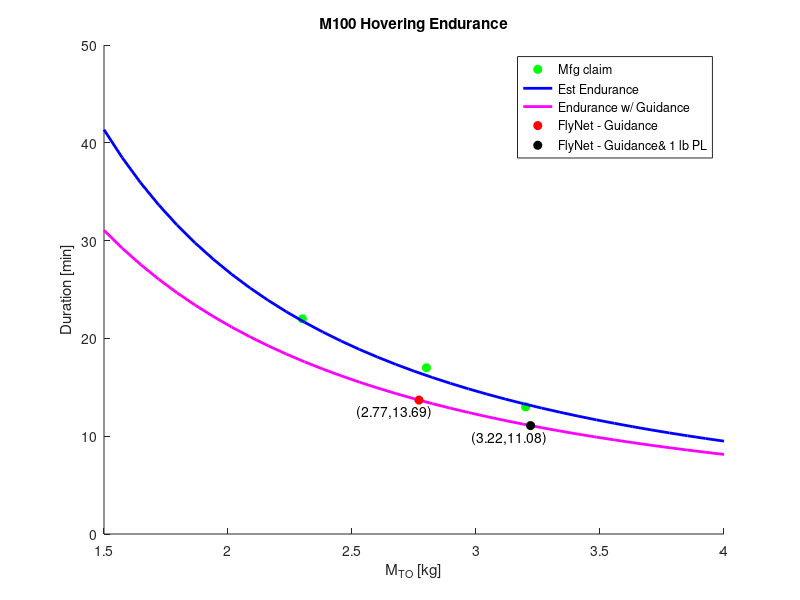
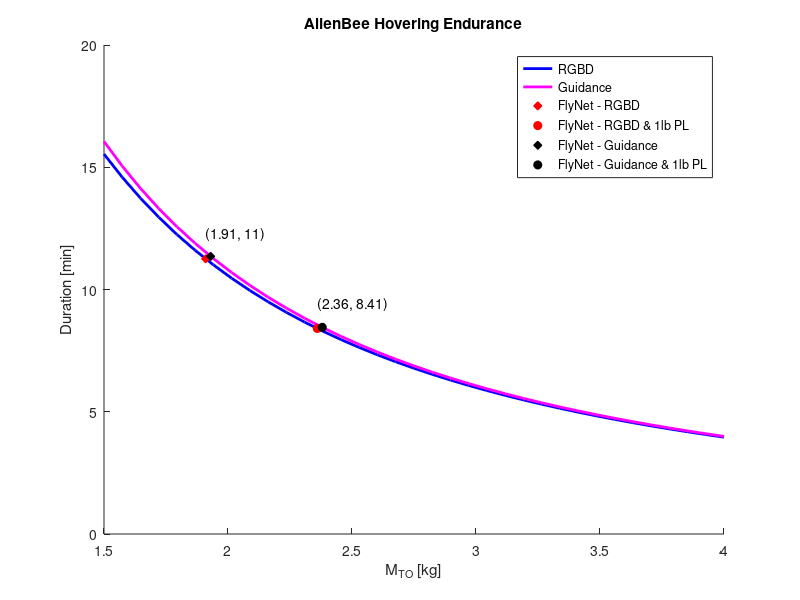

MATLAB code for these plots, in order:

clear all; close all; clc

%% DJI - Matrice 100
%m              % quad mass     [kg]
g = 9.81;       % grav accel    [m/s/s]
r = .1651;      % prop radius   [m] .11938
V = 22.2;       % batt voltage  [V]  14.8
rho0 = 1.225;    % air density   [kg/m3]
rho = 0.98;
eta = .85;      % trans efficiency
batt = 4500;    % batt rating   [mAh] 
I_extra = 1394;     % current used by elec [mA]
MaxI = 20;

m = linspace(1.5,4,35);

Curr0 = @(M) 4*(1/eta).*(M.*g).^(3/2)./(4*r*V*sqrt(2*pi*rho0));
Curr = @(M) 4*(1/eta).*(M.*g).^(3/2)./(4*r*V*sqrt(2*pi*rho));
EstTime = @(i) (batt/1000)./i.*60;

% endurance based on motors
I = Curr0(m);
t = EstTime(I);
% endurance with extra guidance/odroid
I2 = Curr(m)+I_extra/1000;
t2 = EstTime(I2);
% flynet point
fly = EstTime(Curr(2.77)+I_extra/1000);
fly_1lb = EstTime(Curr(3.22)+I_extra/1000);
str1 = sprintf('(2.77,%2.2f)',fly);
str2 = sprintf('(3.22,%2.2f)',fly_1lb);

A = [2.3 22; 2.8 17; 3.2 13];
figure(1)
hold on
plot(A(:,1),A(:,2),'go','MarkerFaceColor','g');
plot(m,t,'b','LineWidth',2);
plot(m,t2,'m','LineWidth',2);
plot(2.77,fly,'ro','MarkerFaceColor','r');
text(2.52,fly-1.25,str1,'rotation',0);
plot(3.22,fly_1lb,'ko','MarkerFaceColor','k');
text(2.98,fly_1lb-1.25,str2,'rotation',0);
xlabel('M_T_O [kg]'); ylabel('Duration [min]'); title('M100 Hovering Endurance');
legend('Mfg claim','Est Endurance','Endurance w/ Guidance','FlyNet - Guidance','FlyNet - Guidance& 1 lb PL');


 %% AlienBee 450 
%m              % quad mass     [kg]
g = 9.81;       % grav accel    [m/s/s]
r = .11938;     % prop radius   [m] 
V = 14.8;       % batt voltage  [V]  
rho = 0.98; %1.225;    % air density   [kg/m3]
eta = .85;      % trans efficiency
batt = 4500;    % batt rating   [mAh] 
I_extra = [2228.57 1669.11];     % current used by elec [mAh]
MaxI = 15;

Curr = @(M) 4*(1/eta).*(M.*g).^(3/2)./(4*r*V*sqrt(2*pi*rho));
EstTime = @(i) (batt/1000)./i.*60;

m = linspace(1.5,4,35);
%RGBD
Irg = Curr(m)+I_extra(1)/1000;
trg = EstTime(Irg);

Fly_rg = EstTime(Curr(1.91)+1/1000*I_extra(1));
Fly_rg_1lb = EstTime(Curr(2.36)+I_extra(1)/1000);
strrg = sprintf('(1.91, %2.f)',Fly_rg);
strrg_1lb = sprintf('(2.36, %2.2f)',Fly_rg_1lb);


%Guidance
Igu = Curr(m)+I_extra(2)/1000;
tgu = EstTime(Igu);

Fly_gu = EstTime(Curr(1.93)+1/1000*I_extra(2));
Fly_gu_1lb = EstTime(Curr(2.38)+I_extra(2)/1000);
strgu = sprintf('(1.93, %2.2f)',Fly_gu);
strgu_1lb = sprintf('(2.38, %2.2f)',Fly_gu_1lb);

figure(2)
hold on
plot(m,trg,'b','LineWidth',2);
plot(m,tgu,'m','LineWidth',2);
plot(1.91,Fly_rg,'rd','MarkerFaceColor','r');
plot(2.36,Fly_rg_1lb,'ro','MarkerFaceColor','r');
text(1.91,Fly_rg+1,strrg,'rotation',0);
text(2.36,Fly_rg_1lb+1,strrg_1lb,'rotation',0);

plot(1.93,Fly_gu,'kd','MarkerFaceColor','k');
plot(2.38,Fly_gu_1lb,'ko','MarkerFaceColor','k');
% text(1.93,Fly_gu-1.5,strgu,'rotation',0);
% text(2.38,Fly_gu_1lb-1.5,strgu_1lb,'rotation',0);

xlabel('M_T_O [kg]'); ylabel('Duration [min]'); title('AlienBee Hovering Endurance');
legend('RGBD','Guidance','FlyNet - RGBD','FlyNet - RGBD & 1lb PL','FlyNet - Guidance', 'FlyNet - Guidance & 1lb PL');

